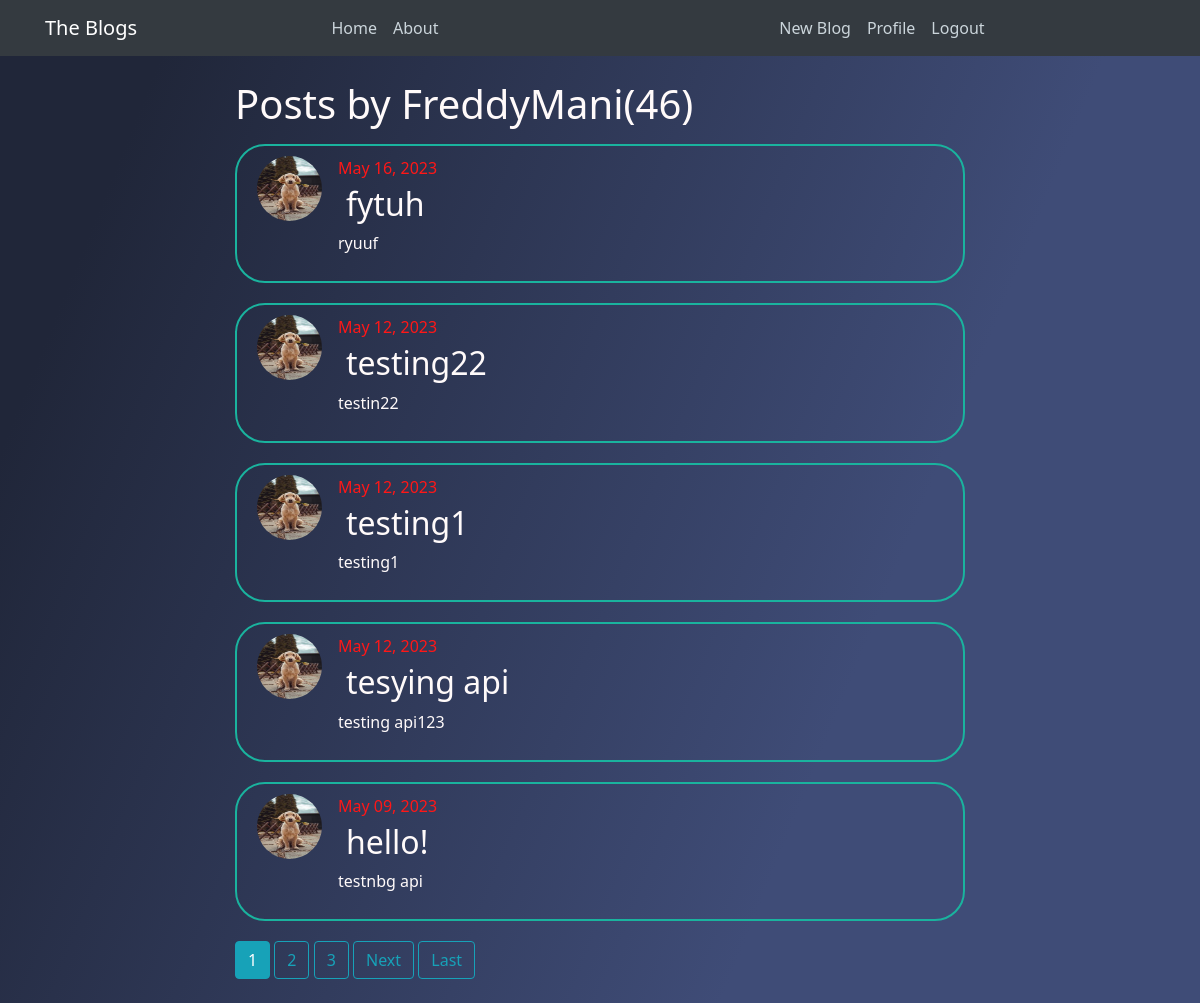
Before: /user/FreddyMani/ (signed in) with the older database file.
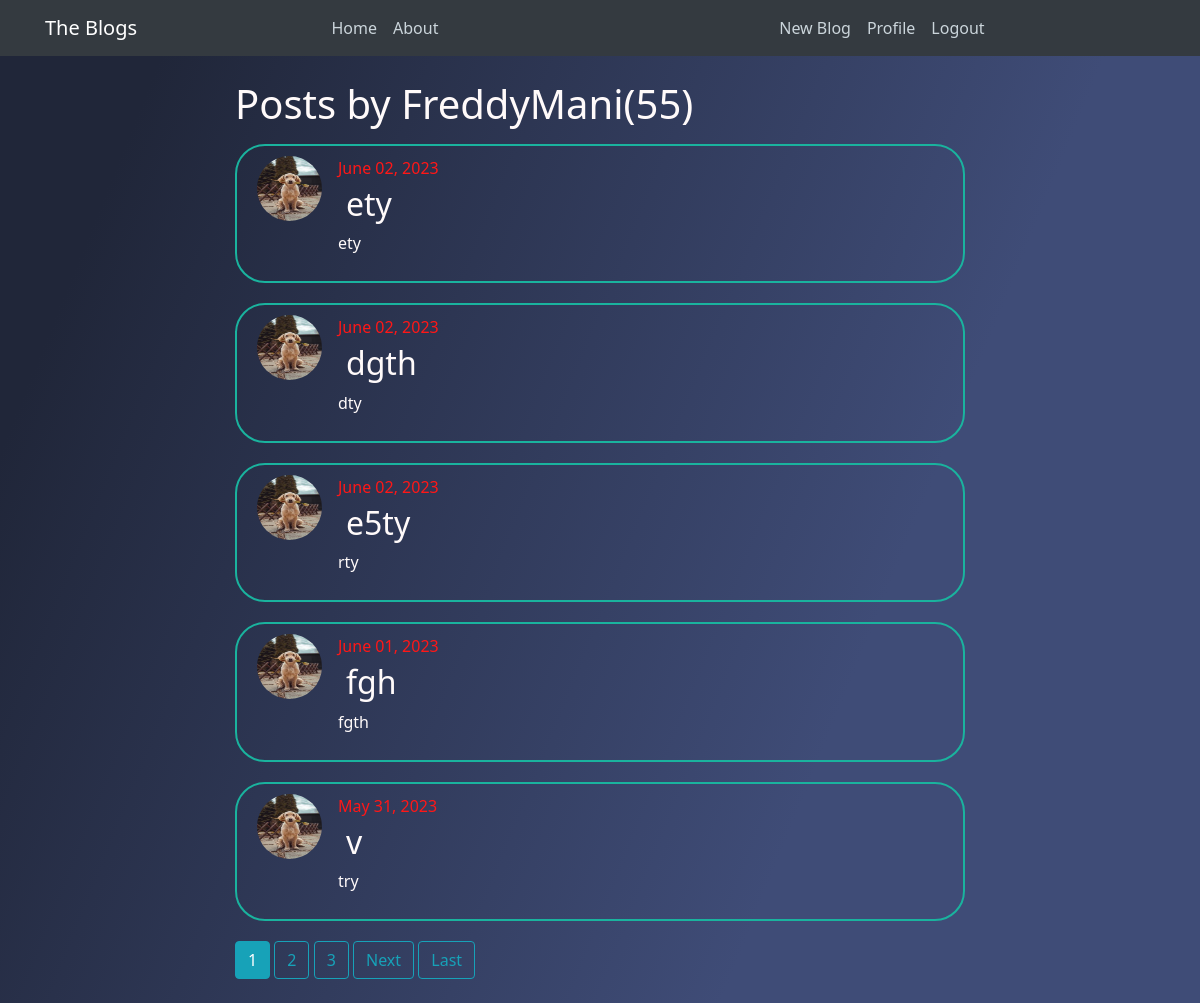
After: the same page with the newer database file.
### blog/models.py (models this page shows, shortened)
class Post(models.Model):
    title = models.CharField(max_length = 100)
    content = models.TextField()
    slugs = models.SlugField(blank=True, null =True, unique=True)
    date_posted = models.DateTimeField(auto_now_add= True)
    author = models.ForeignKey(User, on_delete = models.CASCADE)
    img_post = models.ImageField(upload_to='post_images/', null=True, blank=True)
    objects = PostManager()

### users/models.py (models this page shows, shortened)
class Profile(models.Model):
    user = models.OneToOneField(User, on_delete = models.CASCADE)
    image = models.ImageField(default = 'default.jpg', upload_to = 'profile_pics')

### blog/views.py (the view)
# urls.py: path('user/<str:username>/', views.UserPostListView.as_view(), name="user-posts"),
class UserPostListView(LoginRequiredMixin,ListView):
    model = Post
    template_name = 'blog/user_posts.html'
    context_object_name = 'posts'
    paginate_by = 5
    def get_queryset(self):
        user = get_object_or_404(User, username = self.kwargs.get('username'))
        return user.post_set.all().order_by('-date_posted')

### blog/models.py (called while the page is built)
    def get_queryset(self, *args, **kwargs):
        return PostQuerySet(self.model, using =self._db)

### blog/templates/blog/user_posts.html (shortened to what this page needs)
{% extends "blog/base.html" %}
{% block content %}
<h1 class = "mb-3">Posts by {{ view.kwargs.username }}({{ page_obj.paginator.count }})</h1>
    {% for post in posts %}
    <article class="media content-section">
      <img class = "rounded-circle article-img" src="{{ post.author.profile.image.url }}" alt="">
        <div class="media-body">
          <div class="article-metadata">
            <a class="mr-2" href="{% url 'user-posts' post.author.username %}>{{ post.author }}</a>
            <small class="text-muted">{{ post.date_posted|date:"F d, Y" }}</small>
          </div>
          <h2><a class="article-title" href="{% url 'post-detail' post.id %}">{{ post.title }}</a></h2>
          <p class="article-content">{{ post.content }}</p>
        </div>
      </article>
    {% endfor %}
    {% if is_paginated %}
      {% for num in page_obj.paginator.page_range %}
          {% if page_obj.number == num %}
            <a class = "btn btn-info mb-4" href="?page={{ num }}">{{ num }}</a>
          {% elif num > page_obj.number|add:'-3' and  num < page_obj.number|add:'3' %}
          <a class = "btn btn-outline-info mb-4" href="?page={{ num }}">{{ num }}</a>
          {% endif %}
      {% endfor %}
    {% if page_obj.has_next %}
      <a class = "btn btn-outline-info mb-4" href="?page={{ page_obj.next_page_number }}">Next</a>
      <a class = "btn btn-outline-info mb-4" href="?page={{ page_obj.paginator.num_pages }}">Last</a>
    {% endif %}
    {% endif %}
{% endblock content %}

Changed rows visible on the page:
no longer on this page (row unchanged): Post: author.profile.image (picture), date_posted "May 16, 2023", title "fytuh", content "ryuuf"
no longer on this page (row unchanged): Post: author.profile.image (picture), date_posted "May 12, 2023", title "testing22", content "testin22"
no longer on this page (row unchanged): Post: author.profile.image (picture), date_posted "May 12, 2023", title "testing1", content "testing1"
no longer on this page (row unchanged): Post: author.profile.image (picture), date_posted "May 12, 2023", title "tesying api", content "testing api123"
no longer on this page (row unchanged): Post: author.profile.image (picture), date_posted "May 09, 2023", title "hello!", content "testnbg api"
added Post: author.profile.image (picture), date_posted "June 02, 2023", title "ety", content "ety"
added Post: author.profile.image (picture), date_posted "June 02, 2023", title "dgth", content "dty"
added Post: author.profile.image (picture), date_posted "June 02, 2023", title "e5ty", content "rty"
added Post: author.profile.image (picture), date_posted "June 01, 2023", title "fgh", content "fgth"
added Post: author.profile.image (picture), date_posted "May 31, 2023", title "v", content "try"
Other visible differences:
{{ page_obj.paginator.count }}: "46" → "55"
